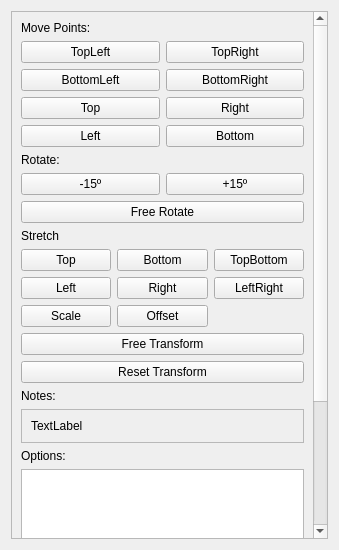
<?xml version="1.0" encoding="UTF-8"?>
<ui version="4.0">
 <class>Props</class>
 <widget class="QWidget" name="Props">
  <property name="geometry">
   <rect>
    <x>0</x>
    <y>0</y>
    <width>339</width>
    <height>550</height>
   </rect>
  </property>
  <property name="windowTitle">
   <string>Props</string>
  </property>
  <layout class="QVBoxLayout" name="verticalLayout">
   <item>
    <widget class="QScrollArea" name="scrollArea">
     <property name="widgetResizable">
      <bool>true</bool>
     </property>
     <widget class="QWidget" name="scrollAreaWidgetContents">
      <property name="geometry">
       <rect>
        <x>0</x>
        <y>0</y>
        <width>307</width>
        <height>746</height>
       </rect>
      </property>
      <layout class="QVBoxLayout" name="verticalLayout_2">
       <item>
        <widget class="QLabel" name="label_3">
         <property name="text">
          <string>Move Points:</string>
         </property>
        </widget>
       </item>
       <item>
        <layout class="QGridLayout" name="gridLayout_3">
         <item row="1" column="0">
          <widget class="QPushButton" name="changeBL">
           <property name="text">
            <string>BottomLeft</string>
           </property>
          </widget>
         </item>
         <item row="0" column="1">
          <widget class="QPushButton" name="changeTR">
           <property name="text">
            <string>TopRight</string>
           </property>
           <property name="shortcut">
            <string>A</string>
           </property>
          </widget>
         </item>
         <item row="1" column="1">
          <widget class="QPushButton" name="changeBR">
           <property name="text">
            <string>BottomRight</string>
           </property>
          </widget>
         </item>
         <item row="0" column="0">
          <widget class="QPushButton" name="changeTL">
           <property name="text">
            <string>TopLeft</string>
           </property>
           <property name="flat">
            <bool>false</bool>
           </property>
          </widget>
         </item>
        </layout>
       </item>
       <item>
        <layout class="QGridLayout" name="gridLayout_5">
         <item row="1" column="0">
          <widget class="QPushButton" name="changeBL_3">
           <property name="text">
            <string>Left</string>
           </property>
          </widget>
         </item>
         <item row="0" column="1">
          <widget class="QPushButton" name="changeTR_3">
           <property name="text">
            <string>Right</string>
           </property>
           <property name="shortcut">
            <string>A</string>
           </property>
          </widget>
         </item>
         <item row="1" column="1">
          <widget class="QPushButton" name="changeBR_3">
           <property name="text">
            <string>Bottom</string>
           </property>
          </widget>
         </item>
         <item row="0" column="0">
          <widget class="QPushButton" name="changeTL_3">
           <property name="text">
            <string>Top</string>
           </property>
           <property name="flat">
            <bool>false</bool>
           </property>
          </widget>
         </item>
        </layout>
       </item>
       <item>
        <widget class="QLabel" name="label_4">
         <property name="text">
          <string>Rotate:</string>
         </property>
        </widget>
       </item>
       <item>
        <layout class="QHBoxLayout" name="horizontalLayout_2">
         <item>
          <widget class="QPushButton" name="pushButton">
           <property name="text">
            <string>-15º</string>
           </property>
          </widget>
         </item>
         <item>
          <widget class="QPushButton" name="pushButton_2">
           <property name="text">
            <string>+15º</string>
           </property>
          </widget>
         </item>
        </layout>
       </item>
       <item>
        <widget class="QPushButton" name="pushButton_13">
         <property name="text">
          <string>Free Rotate</string>
         </property>
        </widget>
       </item>
       <item>
        <widget class="QLabel" name="label_5">
         <property name="text">
          <string>Stretch</string>
         </property>
        </widget>
       </item>
       <item>
        <layout class="QGridLayout" name="gridLayout_2">
         <item row="1" column="1">
          <widget class="QPushButton" name="pushButton_7">
           <property name="text">
            <string>Right</string>
           </property>
          </widget>
         </item>
         <item row="0" column="1">
          <widget class="QPushButton" name="pushButton_5">
           <property name="text">
            <string>Bottom</string>
           </property>
          </widget>
         </item>
         <item row="1" column="0">
          <widget class="QPushButton" name="pushButton_3">
           <property name="text">
            <string>Left</string>
           </property>
          </widget>
         </item>
         <item row="0" column="0">
          <widget class="QPushButton" name="pushButton_4">
           <property name="text">
            <string>Top</string>
           </property>
          </widget>
         </item>
         <item row="0" column="2">
          <widget class="QPushButton" name="pushButton_8">
           <property name="text">
            <string>TopBottom</string>
           </property>
          </widget>
         </item>
         <item row="1" column="2">
          <widget class="QPushButton" name="pushButton_6">
           <property name="text">
            <string>LeftRight</string>
           </property>
          </widget>
         </item>
         <item row="2" column="0">
          <widget class="QPushButton" name="pushButton_9">
           <property name="text">
            <string>Scale</string>
           </property>
          </widget>
         </item>
         <item row="2" column="1">
          <widget class="QPushButton" name="pushButton_10">
           <property name="text">
            <string>Offset</string>
           </property>
          </widget>
         </item>
        </layout>
       </item>
       <item>
        <widget class="QPushButton" name="pushButton_12">
         <property name="text">
          <string>Free Transform</string>
         </property>
        </widget>
       </item>
       <item>
        <widget class="QPushButton" name="pushButton_11">
         <property name="text">
          <string>Reset Transform</string>
         </property>
        </widget>
       </item>
       <item>
        <widget class="QLabel" name="label_2">
         <property name="text">
          <string>Notes:</string>
         </property>
        </widget>
       </item>
       <item>
        <widget class="QFrame" name="frame">
         <property name="frameShape">
          <enum>QFrame::Shape::StyledPanel</enum>
         </property>
         <property name="frameShadow">
          <enum>QFrame::Shadow::Raised</enum>
         </property>
         <layout class="QGridLayout" name="gridLayout">
          <item row="1" column="0">
           <widget class="QLabel" name="Notes">
            <property name="text">
             <string>TextLabel</string>
            </property>
            <property name="wordWrap">
             <bool>true</bool>
            </property>
           </widget>
          </item>
         </layout>
        </widget>
       </item>
       <item>
        <widget class="QLabel" name="label">
         <property name="text">
          <string>Options:</string>
         </property>
        </widget>
       </item>
       <item>
        <widget class="QTreeWidget" name="PropOptions">
         <attribute name="headerVisible">
          <bool>false</bool>
         </attribute>
         <column>
          <property name="text">
           <string notr="true">1</string>
          </property>
         </column>
        </widget>
       </item>
       <item>
        <spacer name="verticalSpacer">
         <property name="orientation">
          <enum>Qt::Orientation::Vertical</enum>
         </property>
         <property name="sizeHint" stdset="0">
          <size>
           <width>20</width>
           <height>40</height>
          </size>
         </property>
        </spacer>
       </item>
      </layout>
     </widget>
    </widget>
   </item>
  </layout>
 </widget>
 <resources/>
 <connections/>
</ui>
